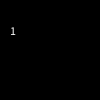
Frame 1 (no input)
Frame 60 (the mouse pressed at the canvas centre just before this capture): identical to frame 1, image omitted
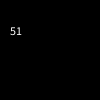
Frame 120 (the mouse held since frame 60 and released just before this capture)

The Processing sketch that drew these frames (run headless with seeded random() and noise(); from frame 60 on, the mouse is pressed at the canvas centre):

// Processing sketch: numCounter_test_2
// ── numCounter_test_2.pde
void setup() {

}

void draw() {
  background(0);
  text(numCounter(mouseX),10,35);
}

int numCounter(int n) {
  n++;
  return n;
}
